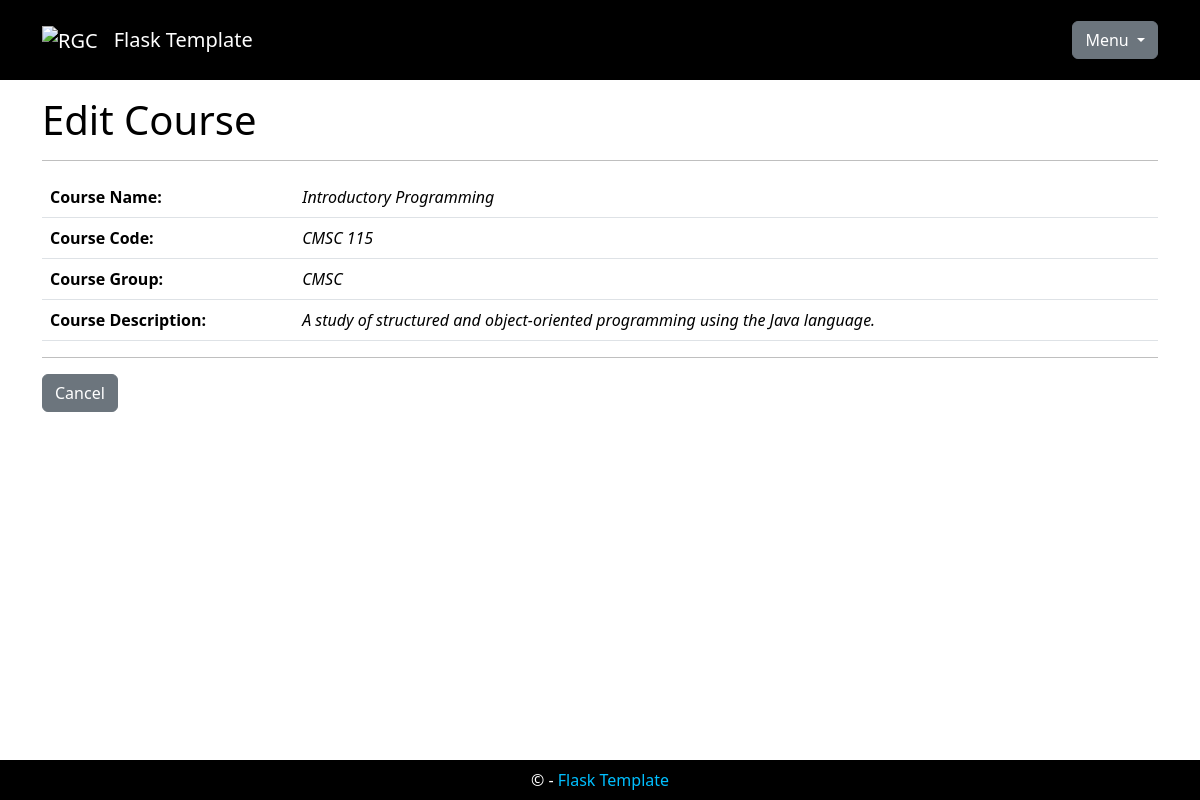
Page /view_course/1 (signed in) on the committed database.
### app/models.py (models this page shows, shortened)
class Course(db.Model):
    __tablename__ = 'courses'
    course_id: Mapped[int] = mapped_column(primary_key=True)
    course_name: Mapped[str] = mapped_column(
        String(64), index=True, unique=True)
    course_code: Mapped[str] = mapped_column(
        String(64))
    course_group: Mapped[Optional[str]] = mapped_column(
        String(64))
    course_desc: Mapped[Optional[str]] = mapped_column(
        String(256))
    associations: Mapped[List['Association']] = relationship(
        back_populates='course', cascade="all, delete-orphan")

### app/admin/admin_routes.py (the view)
@admin_bp.route('/view_course/<int:course_id>')
@login_required
def view_course(course_id):
    validate_input('course_id', course_id, int)
    _course = Course.query.get_or_404(course_id)
    _user_id = int(current_user.get_id())
    _assoc = Association.query.filter(
        Association.course_id == _course.course_id,
        Association.user_id == _user_id,
        ((Association.role_id in ['1', '2', '3']))).all()
    if not current_user.is_admin and len(_assoc) == 0:
        flash(NOT_AUTH_MSG1)
        return redirect(url_for(INDEX_PAGE))
    return render_template('admin/view_course.html', page_title='View Course',
                           course_name = _course.course_name,
                           course_code = _course.course_code,
                           course_group = _course.course_group,
                           course_desc = _course.course_desc)

### app/models.py (called while the page is built)
@login.user_loader
def load_user(user_id):
    validate_input('user_id', user_id, int)
    return db.session.get(User, user_id)

    def get_id(self):
        return self.user_id

### app/templates/admin/view_course.html (shortened to what this page needs)
{% extends "base.html" %}
{% block head %}
{{ super() }}
{% endblock %}
{% block content %}
<h1>Edit Course</h1>
<hr>
<table class="table">
    <tr>
        <td><b>Course Name:</b></td>
        <td><i>{{ course_name }}</i></td>
    </tr>
    <tr>
        <td><b>Course Code:</b></td>
        <td><i>{{ course_code }}</i></td>
    </tr>
    <tr>
        <td><b>Course Group:</b></td>
        <td><i>{{ course_group }}</i></td>
    </tr>
    <tr>
        <td><b>Course Description:</b></td>
        <td><i>{{ course_desc }}</i></td>
    </tr>
</table>
<hr>
    <p><input type="button" class="btn btn-secondary" value="Cancel"
            onclick="history.back()"></p>
{% endblock %}

### app/static/css/base.css (style rules this page uses)
html { font-family: sans-serif; }
body { margin-top: 10vh !important; }

### rows in the picture
Course: course_name "Introductory Programming", course_code "CMSC 115", course_group "CMSC", course_desc "A study of structured and object-oriented programming using the Java language."
